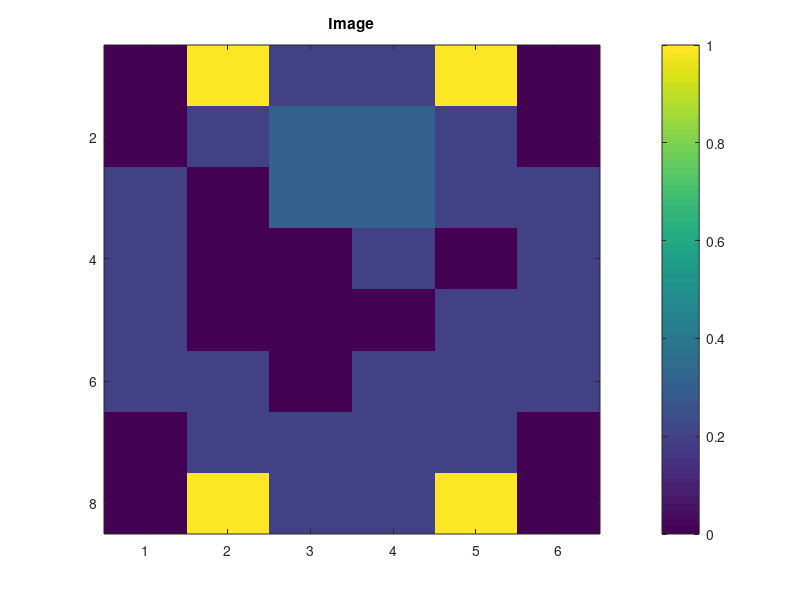

This chart was generated by the following MATLAB code: (Note: this script raises an error after producing the figure.)
% Diffusion equation $\nabla \cdot (-D \nabla \phi) = \gamma$  
% for Phantom 2D small example or ones small example
% use superposition property and save potentials to construct
% connectivity matrix

plot_potentials = false;
use_phantom = true;

% Input image
if use_phantom
    % input phantom in very low resolution
    im = phantom(10);
    im = im(2:end-1,3:end-2);
else
    % or a 3x3 image with some zeros and ones
    im = zeros(3);
    im(1, :) = 1;
    im(:, 1) = 1;
    im(3, 3) = 1;
end
figure(101); imagesc(im, [0,1]); colorbar; title('Image')

% Construct mesh structure
Lx = size(im, 1); % domain length
Nx = size(im, 1); % number of cells
Ly = size(im, 2); % domain length
Ny = size(im, 2); % number of cells
meshstruct = createMesh2D(Nx, Ny, Lx, Ly); % construct mesh
x = meshstruct.cellcenters.x; % extract the cell center positions

% Define the boundary condition:
BC = createBC(meshstruct); % all Neumann boundary condition structure

% Define the transfer coefficients:
D = createCellVariable(meshstruct, im);
Dave = harmonicMean(D); % convert a cell variable to face variable
Mdiff = diffusionTerm(Dave); % diffusion term
[Mbc, RHSbc] = boundaryCondition(BC); % boundary condition discretization
M = Mdiff + Mbc; % matrix of coefficient for central scheme

% Define mask
Nx = Dave.domain.dims(1);
Ny = Dave.domain.dims(2);
G = reshape(1:(Nx+2)*(Ny+2), Nx+2, Ny+2);
mnx = Nx*Ny;	mny = Nx*Ny;
rowx_index = reshape(G(2:Nx+1,2:Ny+1),mnx,1); % main diagonal x
rowy_index = reshape(G(2:Nx+1,2:Ny+1),mny,1); % main diagonal y

p0 = rowx_index(round(mnx/2)); % choose a sink

potentials = zeros(Nx, Ny, mny);
i = 1;
for p2=rowy_index'
    if p0~=p2
        RHSbc0 = RHSbc;
        RHSbc0(p0) = 1;                       % define current i
        RHSbc0(p2) = -1;                      % define current j
        c = solvePDE(meshstruct, M, RHSbc0);  % solve for the central scheme
        potentials(:,:,i) = c.value(2:end-1, 2:end-1);
        if plot_potentials
            figure(102); image(c.value(2:end-1, 2:end-1),'CDataMapping','scaled'); 
            colorbar; title('Potential'); pause(0.2);
        end
    end
    i = i + 1;
end

if plot_potentials
    figure(103); title('All potentials'); 
    for i=1:mny
        subplot(Nx, Ny, i); imagesc(potentials(:,:,i)); colorbar; 
    end
end

conduct0 = zeros(mnx, mny);
for p1=1:mnx
    for p2=1:mny
        if p2>p1
            pot = (potentials(:,:,p2) - potentials(:,:,p1));
            [a1, b1] = ind2sub(size(pot), p1);
            [a2, b2] = ind2sub(size(pot), p2);
            conduct0(p1, p2) = 1 / (pot(a1, b1) - pot(a2, b2));
            conduct0(p2, p1) = 1 / (pot(a2, b2) - pot(a1, b1));
        end
    end
end

% Plot results
conduct0(isnan(conduct0)) = 0;
figure(104); imagesc(abs(conduct0)); colorbar; title('Conductance')


%%
% To compare results with pointbypoint case
comparison = abs(conduct0) - abs(conductance(rowx_index,rowy_index));
sum(comparison(:))
figure(105); imagesc(comparison); colorbar;

